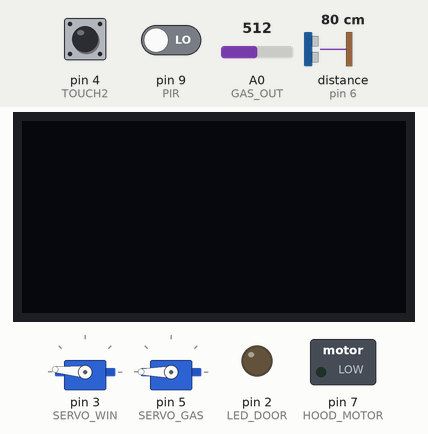
Recording of a sketch running on a simulated Arduino Uno, built with avr-gcc and run on an emulated ATmega328P. Parts: 2 × servo, 128×64 one-colour display, switched loads named in the sketch (green lamp = pin HIGH), output pins drawn as LEDs (lit = HIGH). Wiring (inferred from the names in the program): ultrasonic range finder: trigger pin 8; echo pin 6. Inputs (shaded band) come from the test bench; at power-on: distance to the obstacle (sensor on pin 6) 80 cm, pin 4 (TOUCH2) LOW, pin 9 (PIR) LOW, A0 (GAS_OUT) = 512. The echo pulse lasts 58.3 µs per cm; pins used as bus, display or sensor lines are not drawn; what the sketch prints to the serial monitor is not drawn.

Above: at 1.4 s.
1.5 s: distance to the obstacle (sensor on pin 6) set to 2 cm
At 3.3 s:
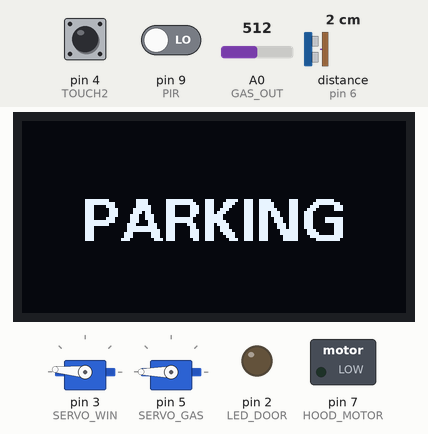
6.7 s: pin 4 (TOUCH2) pulled HIGH for 1.8 s
At 10.5 s:
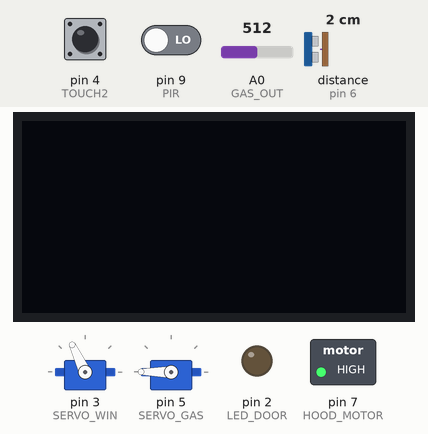
12.5 s: pin 9 (PIR) driven HIGH
At 13.8 s:
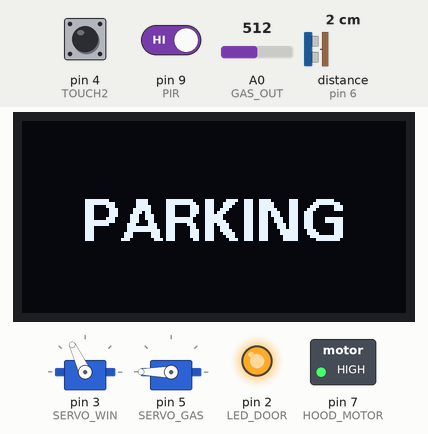
17.7 s: pin 4 (TOUCH2) pulled HIGH for 1.8 s
At 19.7 s:
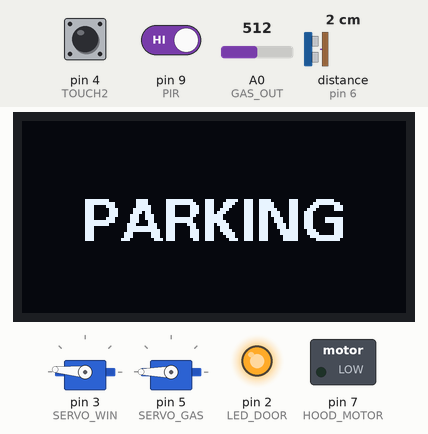
Timing chart, 0 to 35.6 s (numbered marks = the images above; inputs shaded):
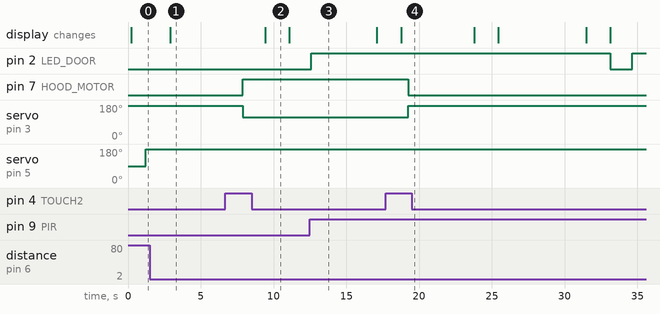

Measured:
- after the input at 1.5 s, the display: changes after 1.4 s (image 1)
- after the input at 6.7 s, pin 7 (HOOD_MOTOR): LOW → HIGH after 1.2 s; servo on pin 3 (SERVO_WIN): 175° → 115° after 1.2 s
- after the input at 12.5 s, pin 2 (LED_DOOR): LOW → HIGH after 0.08 s
- after the input at 17.7 s, pin 2 (LED_DOOR): HIGH → LOW after 15.4 s instead of 16.4 s; pin 7 (HOOD_MOTOR): HIGH → LOW after 1.6 s; servo on pin 3 (SERVO_WIN): 115° → 175° after 1.6 s
- what the display in image 2 shows lasts 1.7 s, from 9.4 s to 11.1 s

The sketch:

PART_3.ino
```cpp
//PART 3
// 앱,리모컨 제어X 독립적임.
// 주차확인(초음파, OLED)
// 현관제어(PIR, LED)
// 주방제어(후드(DC),)
// 가스누출 시 밸브잠금


#include <U8glib.h>           //u8g 라이브러리 추가 ( OLED 화면 )
#include <Servo.h>            //서보모터 라이브러리 추가

Servo servo3;                  //부엌 창문 서보모터 객체 생성
Servo servo4;                  //가스 밸브 서보모터 객체 생성


#define ECHO3 6                 //ECHO, 6번
#define TRIG3 8                 //TRIG, 8번
#define LED_DOOR 2              //현관 LED 제어, 2번 핀
#define TOUCH2 4                  //터치 제어, 4번 핀
#define SERVO_WIN 3               //서보모터 각도 제어, 3번 핀으로 설정
#define SERVO_GAS 5               //서보모터 각도 제어, 5번 핀으로 설정

#define HOOD_MOTOR 7                //DC 모터 제어, 7번 핀
#define PIR 9                      //인체감지 제어, 9번
#define GAS_OUT A0                //가스센서 아날로그 출력, A0핀


U8GLIB_SSD1306_128X64 u8g(U8G_I2C_OPT_NONE);      //SSD1306 128X64 I2C 규격 선택  ( OLED 화면 )


bool hoodState = false;                       //후드 상태 저장 변수
bool servo3State = false;                      //서보모터 상태 저장 변수
static bool carDetected = false;              //차량 감지 상태 저장
int motor_value = 0;

unsigned long displayStartTime = 0;           // 화면 표시 시작 시간
//int value = 0;                          //터치센서 스위칭 횟수

int start_time = millis(); //setup위에 넣기
bool led_on = false; // loop 위에 전역으로 선언
unsigned long led_on_time = 0;
void setup() {
  Serial.begin(9600);


  servo3.attach(SERVO_WIN);    //부엌 창문 서보 모터 제어 위한 핀 설정
  servo4.attach(SERVO_GAS);    //가스밸브 서보 모터 제어 위한 핀 설정
  servo3.write(175);        //처음 창문 위치 설정
  servo4.write(90);        //처음에 가스 배관과 일직선상에 위치

  pinMode(TRIG3, OUTPUT);
  pinMode(ECHO3, INPUT);
  pinMode(TOUCH2, INPUT);
  pinMode(HOOD_MOTOR, OUTPUT);

  pinMode(PIR, INPUT);
  pinMode(LED_DOOR, OUTPUT);
  pinMode(GAS_OUT, INPUT);

  delay(200);
  servo3.detach();
  servo4.detach();

  u8g.firstPage();
  do {
    u8g.setFont(u8g_font_fub14);
    u8g.setPrintPos(20, 40);
    u8g.print(" ");
  } while (u8g.nextPage());     //화면 빈 화면으로 초기화(즉시 꺼짐)

}


void loop() {
//변수 설정
  int gasValue = analogRead(GAS_OUT);           //아날로그데이터 읽어 gasValue 저장(가스센서 신호)        //사람 감지해서 현관 등 제어
  int touchState = digitalRead(TOUCH2);         //터치 감지해서 후드, 창문 제어


//주방 환기- 후드(수동) & 창문
  if (touchState == HIGH) {   //터치했을 때
    Serial.println("1");      //시리얼 모니터로 상태 확인용
    motor_value = (motor_value==0) ? 200 : 0;
    analogWrite(HOOD_MOTOR, motor_value);  // 후드 ON/OFF

    //창문 OPEN/CLOSE
    servo3.attach(SERVO_WIN);
    servo3State = !servo3State;
    servo3.write(servo3State ? 115 : 175);
    delay(500);
    servo3.detach();

    }

//초음파 준비
  digitalWrite(TRIG3, HIGH);           //펄스파 발생
  delayMicroseconds(10);              //10us 지연
  digitalWrite(TRIG3 ,LOW);            //펄스파 종료

  long duration = pulseIn(ECHO3, HIGH);          //Echo 핀이 high된 이후 지연된 펄스의 시간: duration
  if(duration == 0) { return; }                 //시간 0이면 종료

  long distance = duration / 58;                //총 걸리는 시간 58로 나눠 cm 단위로 거리 측정.

  Serial.print("Distance : ");    //시리얼 모니터로 거리 데이터 출력
  Serial.print(distance);
  Serial.println("cm");
  delay(1000);        //거리 데이터 2초마다 출력


  //OLED -입차 신호
  if (distance <= 6 && !carDetected) {
    carDetected = true;
    displayStartTime = millis();    //현재 시간 저장

    u8g.firstPage();
    do {
        u8g.setFont(u8g_font_fub14);                //폰트
        u8g.setPrintPos(20, 40);                    //글 위치
        u8g.print("PARKING");                       //입차 중이라 표시
    } while(u8g.nextPage());
}


  // 5초 후 화면 끄기
      if (carDetected && millis() - displayStartTime >= 5000) {
        carDetected = false;  // 다시 감지할 수 있도록 초기화

        u8g.firstPage();
        do {
            u8g.setFont(u8g_font_fub14);            //폰트
            u8g.setPrintPos(40, 55);                //글 위치
            u8g.print(" ");  // 빈 화면 출력
        } while (u8g.nextPage());
    }


//현관

  int pir_value = digitalRead(PIR);

  if (pir_value == HIGH && !led_on) {
    digitalWrite(LED_DOOR, HIGH);
    led_on_time = millis();
    led_on = true;
    Serial.println("Detected");
    Serial.println("LED ON");
  }

  if (led_on && (millis() - led_on_time >= 20000)) {
    digitalWrite(LED_DOOR, LOW);
    led_on = false;
    Serial.println("LED OFF");
  }


//주방
  if(gasValue >=150)      //가스 누출 상황일 시
  {


    servo4.attach(SERVO_GAS);                             //서보모터 출력
    servo4.write(180);       //서보모터와 가스배관과 90도 방향되도록 회전
    delay(500);               //서보모터가 위치까지 도달할 수 있도록 1초 대기
    servo4.detach();         //서보모터 출력 신호 정지
  }


}
```
